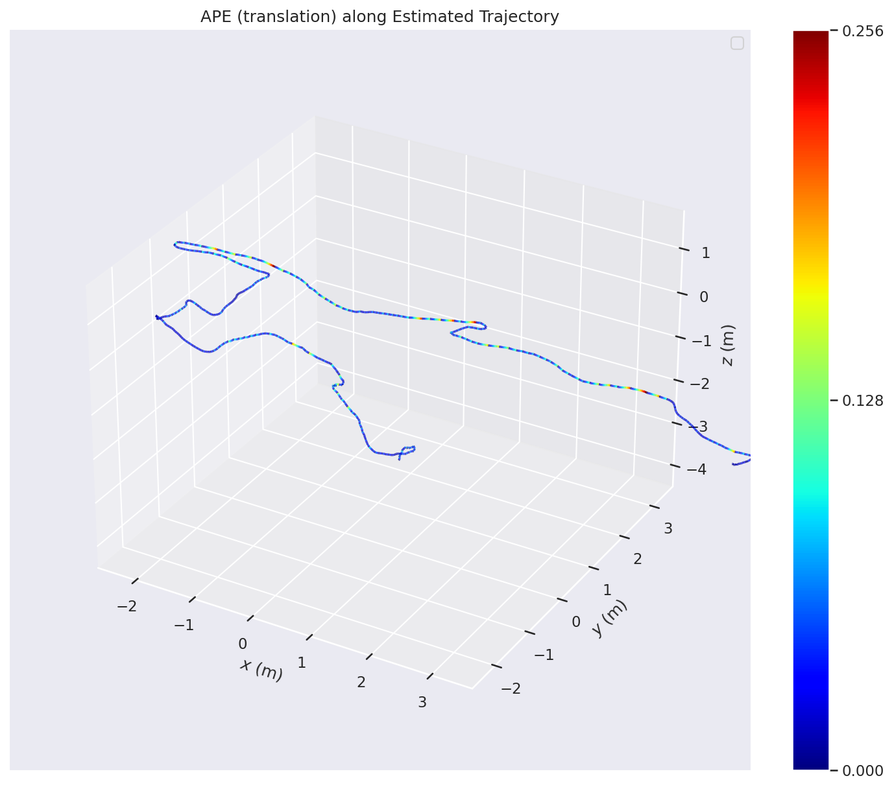
#> input picture RUNS/20260424_000024/ape_colormap.png, 894 x 789 px, shrunk from 1378 x 1217 before the run
$ python -i image_processing.py   (imports and definitions only)
#> lines starting #> are read from the running program, lines starting #| are printed output that depends on the picture; after the words box and inside, x2 and y2 are one past the last pixel; in counts of white or black regions, pixels touching at a corner belong together
import cv2
import numpy as np

def get_edge_map(img: np.ndarray, low_threshold: int = 70, high_threshold: int = 100) -> np.ndarray:
    """
    Computes a binary edge map using Canny edge detection.

    Args:
        img (np.ndarray): Input image (RGB or Grayscale).
        low_threshold (int): Lower bound for hysteresis.
        high_threshold (int): Upper bound for hysteresis.

    Returns:
        np.ndarray: Binary edge map (uint8: 255 for edges, 0 otherwise).
    """
#> called with low_threshold = 70, high_threshold = 100
    if img.ndim == 3:
        gray = cv2.cvtColor(img, cv2.COLOR_RGB2GRAY)
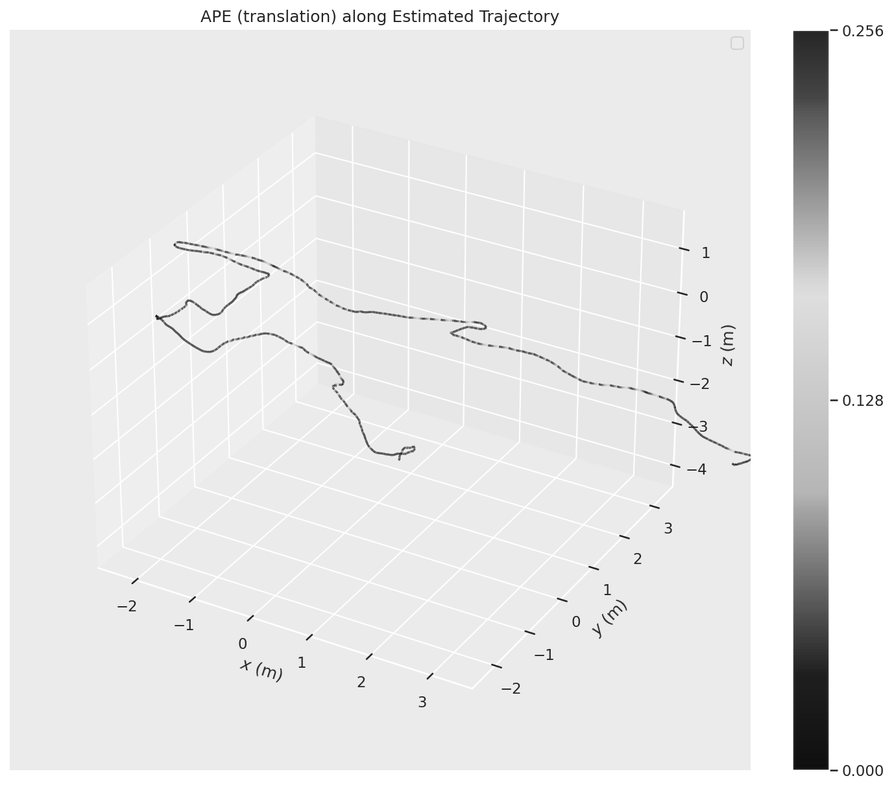
#> gray: shape (789, 894); min 0, max 255, mean 233.5
    else:
        gray = img

    # Gaussian blur to reduce noise before Canny
    blurred = cv2.GaussianBlur(gray, (5, 5), 0)
    edges = cv2.Canny(blurred, low_threshold, high_threshold)
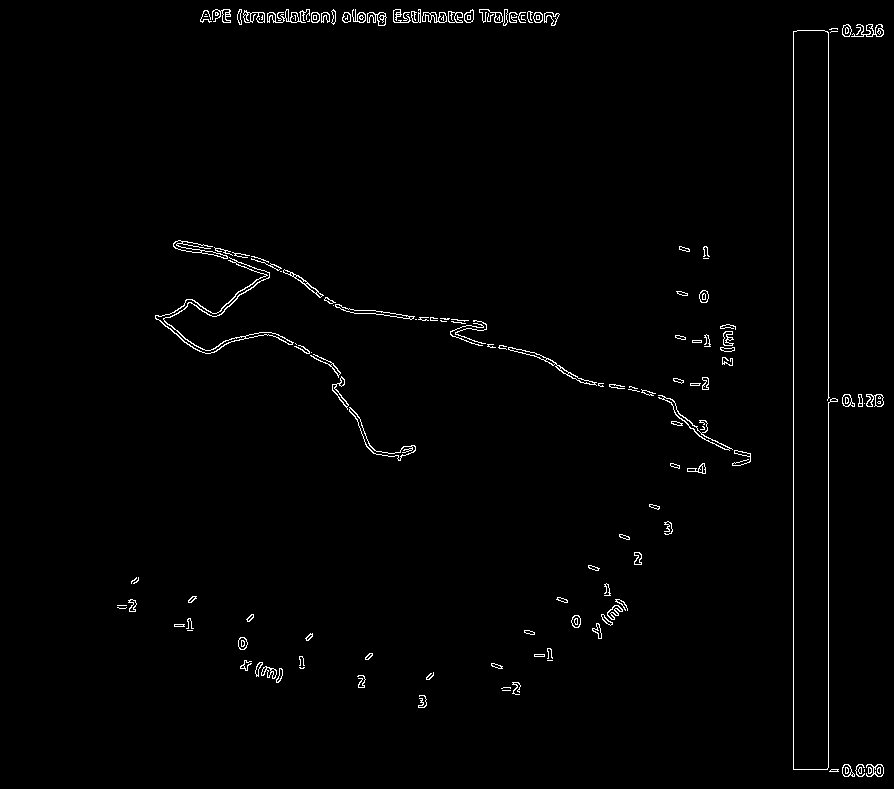
#> edges: shape (789, 894); 1.3% white in thin lines or dots, all inside (x1, y1, x2, y2) = (117, 9, 884, 777)
    return edges

def compute_chamfer_distance(edges1: np.ndarray, edges2: np.ndarray) -> float:
    """
    Computes the symmetric Chamfer distance between two binary edge maps.
    The distance is the average pixel distance from each edge point in edges1
    to the nearest edge point in edges2, and vice-versa.

    Args:
        edges1 (np.ndarray): First binary edge map (255 for edges).
        edges2 (np.ndarray): Second binary edge map (255 for edges).

    Returns:
        float: Symmetric Chamfer distance in pixels. Returns 0 if both are empty.
    """
    # Inverse the binary image: distanceTransform measures distance to 0 (non-edge)
    # So we want edges to be 0 and non-edges to be 255
    dist1 = cv2.distanceTransform(cv2.bitwise_not(edges1), cv2.DIST_L2, 5)
    dist2 = cv2.distanceTransform(cv2.bitwise_not(edges2), cv2.DIST_L2, 5)

    # Points in edge map 1
    pts1 = np.where(edges1 > 0)
    # Points in edge map 2
    pts2 = np.where(edges2 > 0)

    # Average distance from pts2 to nearest in edges1
    d2_to_1 = np.mean(dist1[pts2]) if len(pts2[0]) > 0 else 0.0
    # Average distance from pts1 to nearest in edges2
    d1_to_2 = np.mean(dist2[pts1]) if len(pts1[0]) > 0 else 0.0

    return (d1_to_2 + d2_to_1) / 2.0

>>> import cv2
>>> picture = cv2.cvtColor(cv2.imread('../../RUNS/20260424_000024/ape_colormap.png'), cv2.COLOR_BGR2RGB)
>>> result = get_edge_map(picture)

$ run again, on RUNS/20260424_000024/trajectory_comparison.png
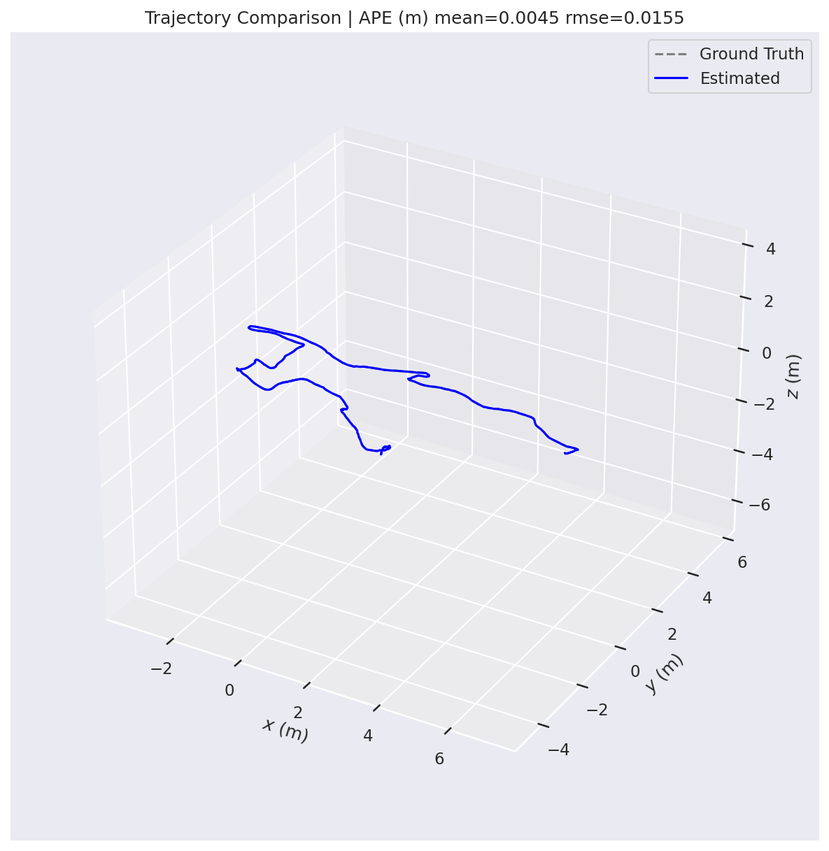
#> input picture RUNS/20260424_000024/trajectory_comparison.png, 829 x 851 px, shrunk from 1185 x 1217 before the run
#> in get_edge_map, `edges = cv2.Canny(blurred, low_threshold, high_threshold)`:
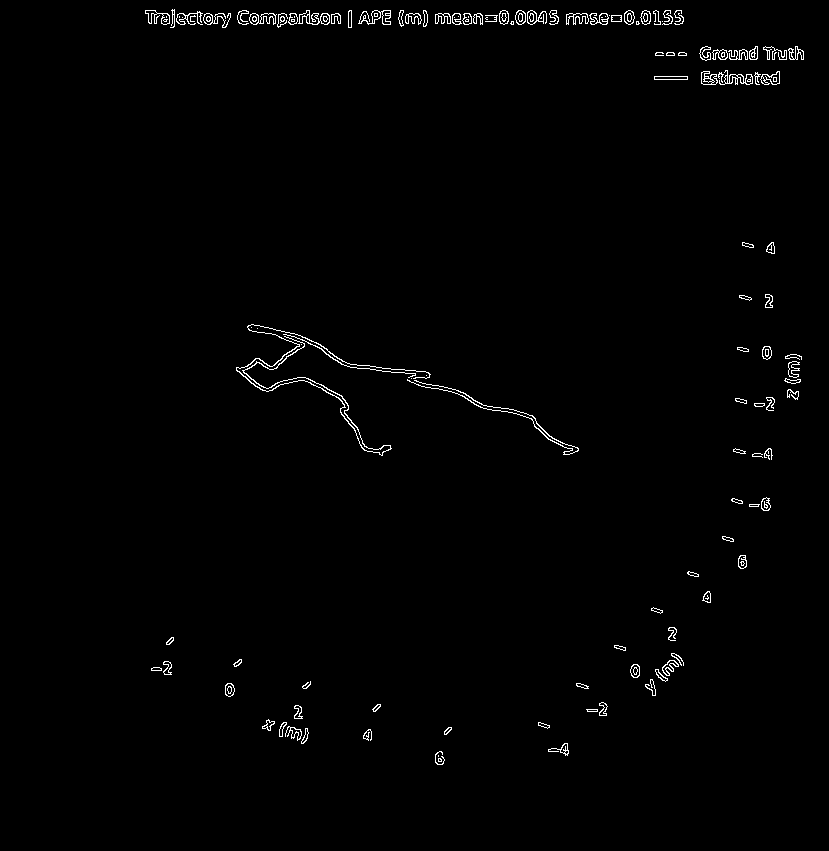
#> edges: shape (851, 829); 1% white in thin lines or dots, all inside (x1, y1, x2, y2) = (145, 9, 804, 765)
